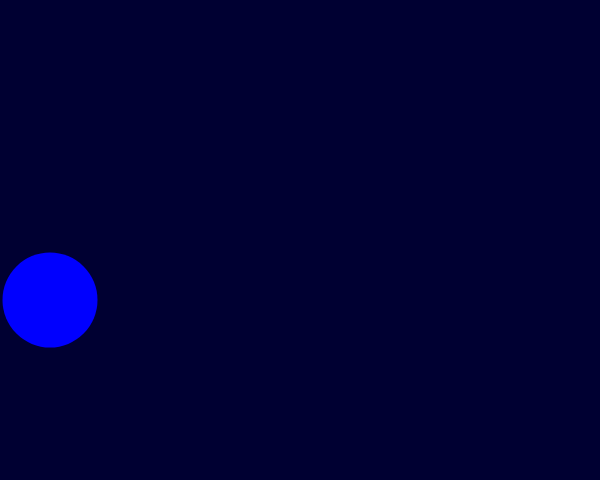
Frame 1 (no input)
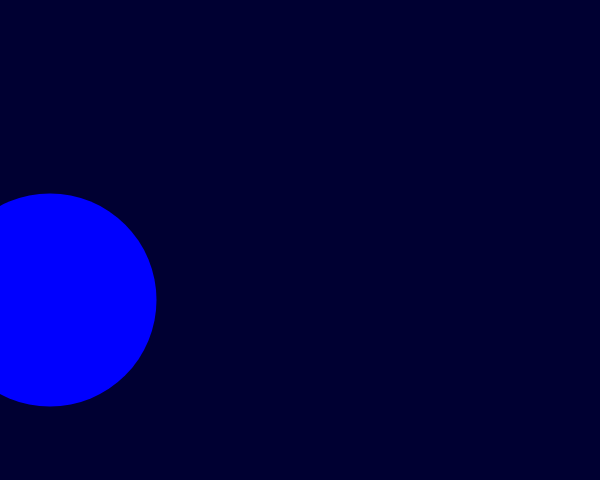
Frame 60 (no input)
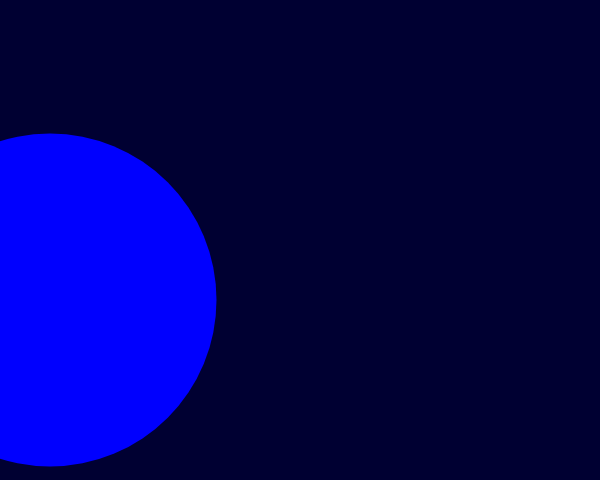
Frame 120 (the mouse pressed at the canvas centre since frame 60)

The p5.js sketch that drew these frames (run headless with seeded random() and noise() and a simulated clock; from frame 60 on, the mouse is pressed at the canvas centre):

// p5.js sketch
// ── sketch.js
var circleX = 50; //set up global variables 
var circleY= 300;
var circleW = 95;
var circleH = 95;
var r = 0;
var g = 0;
var b = 255;
var fr,b,b = 50;

function setup() {
  createCanvas(600, 480);
  
}

function draw() {
  //background
  background(r, g, b);
  //ellipse
  noStroke();
  fill(r, 0, 255);
  ellipse(circleX, circleY, circleW, circleH); //used global variables
  
  circleW = circleW +2; //increased the width and height by adding 2 to both 
  circleH = circleH +2;
  
  
  
}
